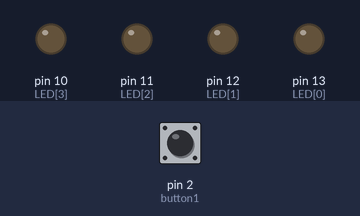
Simulated run of this sketch. Board: Arduino Uno, built with avr-gcc and run on an emulated ATmega328P. Shown: output pins drawn as LEDs (lit = HIGH). Inputs (shaded band) come from the test bench; at power-on: pin 2 (button1) LOW.

Above: at 1.2 s.
1.3 s: pin 2 (button1) pulled HIGH for 0.15 s
At 2.3 s:
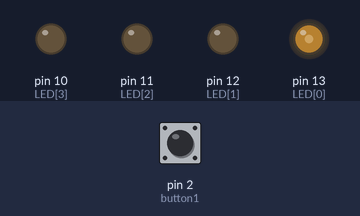
2.9 s: pin 2 (button1) pulled HIGH for 1 s
At 4.7 s:
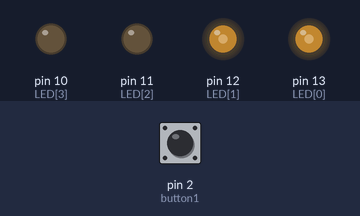
5.4 s: pin 2 (button1) pulled HIGH for 0.15 s
At 6.6 s:
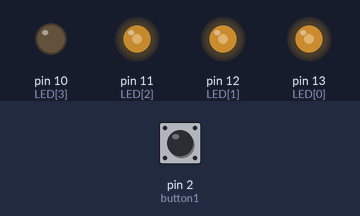
7.0 s: pin 2 (button1) pulled HIGH for 3.2 s
At 8.2 s:
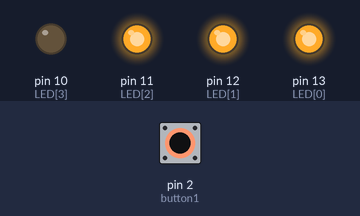
Timing chart, 0 to 11.7 s (numbered marks = the images above; inputs shaded):
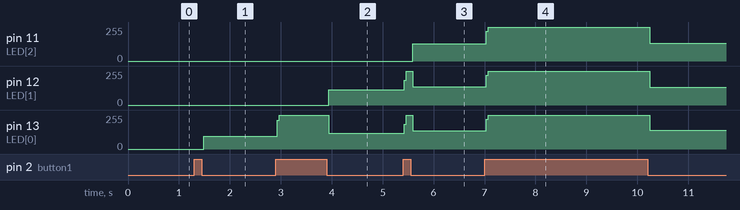

Measured:
- after the input at 1.3 s, pin 13 (LED[0]): 0/255 → 97/255 after 0.19 s
- after the input at 2.9 s, pin 12 (LED[1]): 0/255 → 115/255 after 1.0 s; pin 13 (LED[0]): 97/255 → 255/255 at once, → 119/255 1.0 s later
- after the input at 5.4 s, pin 11 (LED[2]): 0/255 → 129/255 after 0.19 s; pin 12 (LED[1]): 115/255 → 255/255 at once, → 136/255 0.17 s later; pin 13 (LED[0]): 119/255 → 255/255 at once, → 136/255 0.17 s later
- after the input at 7.0 s, pin 11 (LED[2]): 129/255 → 255/255 at once, → 132/255 3.2 s later; pin 12 (LED[1]): 136/255 → 255/255 at once, → 132/255 3.2 s later; pin 13 (LED[0]): 136/255 → 255/255 at once, → 139/255 3.2 s later

The sketch:

1Button_INC_DEC.ino
```cpp
int LED[]= { 13,12,11,10}  ;
int button1=2 ;
void setup() {
  for (int i=0; i<4 ; i++)
    pinMode ( LED[i], OUTPUT);
   pinMode(button1, INPUT);
}

int cnt=0;

bool isOnTop=false;

void loop() {
  if (digitalRead(button1) ==HIGH){
    if (isOnTop == false){
      if (cnt<4) cnt++;
    }
    if (cnt==4) isOnTop = true;
    if (cnt==0) isOnTop = false;
    if (isOnTop == true){
        if (cnt>0) cnt--;
    }

    while(digitalRead(button1) == HIGH);
  }

  for (int i=0; i<4 ; i++)
  {  digitalWrite(LED[i], LOW); }

  for (int i=0; i<cnt ; i++)
  {  digitalWrite(LED[i], HIGH); }
}
```
